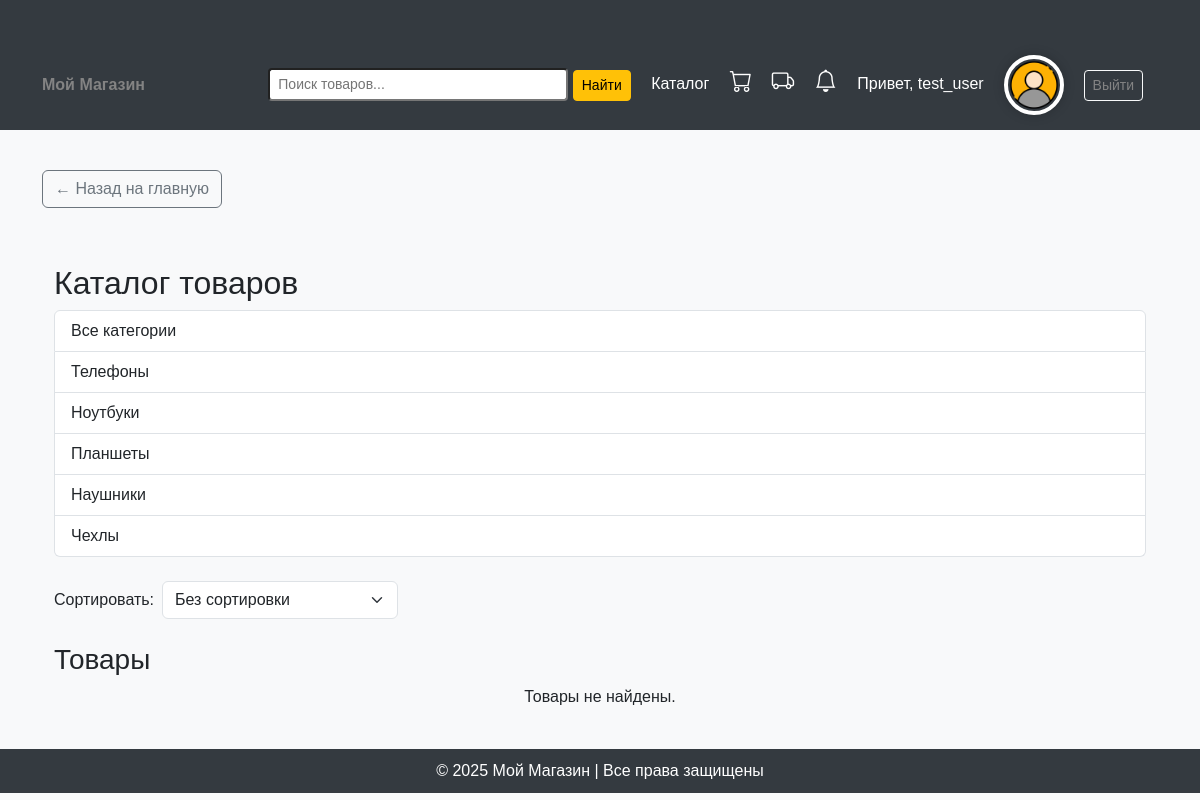
Page /accounts/catalog/31/ (signed in) on the earlier database version.
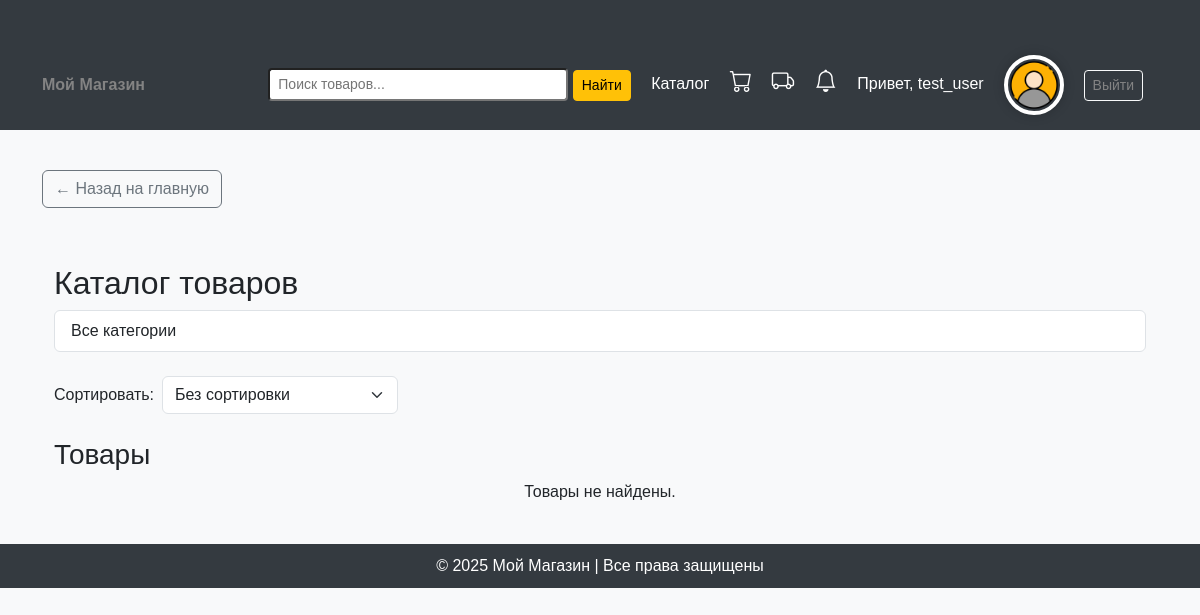
Same page on the later database version.
### accounts/models.py (models this page shows, shortened)
class Category(models.Model):
    name = models.CharField(max_length=255, unique=True, verbose_name="Название категории")

### accounts/views.py (the view)
# urls.py: path('catalog/', views.catalog_view, name='catalog'),
def catalog_view(request, category_id=None, subcategory_id=None):
    categories = Category.objects.all()
    sort = request.GET.get('sort')
    if subcategory_id:
        products = Product.objects.filter(subcategory_id=subcategory_id)
    elif category_id:
        products = Product.objects.filter(category_id=category_id)
    else:
        products = Product.objects.all()
    if sort == 'price_asc':
        products = products.order_by('price')
    elif sort == 'price_desc':
        products = products.order_by('-price')
    elif sort == 'rating_asc':
        products = products.order_by('average_rating')
    elif sort == 'rating_desc':
        products = products.order_by('-average_rating')
    subcategories = None
    if category_id:
        subcategories = Subcategory.objects.filter(category_id=category_id)
    return render(request, 'accounts/catalog.html', {
        'categories': categories,
        'products': products,
        'subcategories': subcategories,
        'current_category_id': category_id,
        'current_subcategory_id': subcategory_id,
        'current_sort': sort,
    })

### accounts/context_processors.py (called while the page is built)
def notification_counter(request):
    if request.user.is_authenticated:
        count = Notification.objects.filter(user=request.user, is_read=False).count()
        return {'unread_notifications_count': count}
    return {}

### templates/accounts/catalog.html (shortened to what this page needs)
{% extends 'base.html' %}
{% block content %}
<a href="{% url 'home' %}" class="btn btn-outline-secondary mb-3">← Назад на главную</a>
<div class="container">
    <h2>Каталог товаров</h2>
    <div class="list-group mb-4">
        <a href="{% url 'catalog' %}" class="list-group-item list-group-item-action">Все категории</a>
        {% for category in categories %}
            <a href="{% url 'catalog_by_category' category.id %}" class="list-group-item list-group-item-action">{{ category.name }}</a>
        {% endfor %}
    </div>
    <form method="get" class="mb-4">
        <div class="row g-2 align-items-center">
            <div class="col-auto">
                <label for="sort" class="col-form-label">Сортировать:</label>
            </div>
            <div class="col-auto">
                <select class="form-select" id="sort" name="sort" onchange="this.form.submit()">
                    <option value="" {% if not current_sort %}selected{% endif %}>Без сортировки</option>
                </select>
            </div>
        </div>
    </form>
    <div class="mt-4">
        <h3>Товары</h3>
        {% if products %}
        <div class="row">
            {% for product in products %}
                {% include 'includes/product_card.html' %}
            {% endfor %}
        </div>
        {% else %}
        <p class="text-center">Товары не найдены.</p>
        {% endif %}
    </div>
</div>
{% endblock %}

Differences in the rows shown:
removed Category: name "Телефоны"
removed Category: name "Ноутбуки"
removed Category: name "Планшеты"
removed Category: name "Наушники"
removed Category: name "Чехлы"
